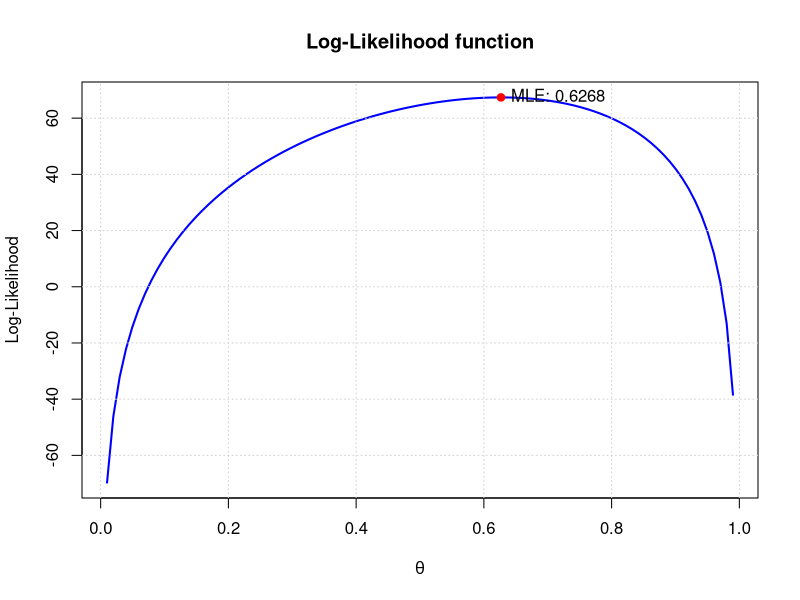
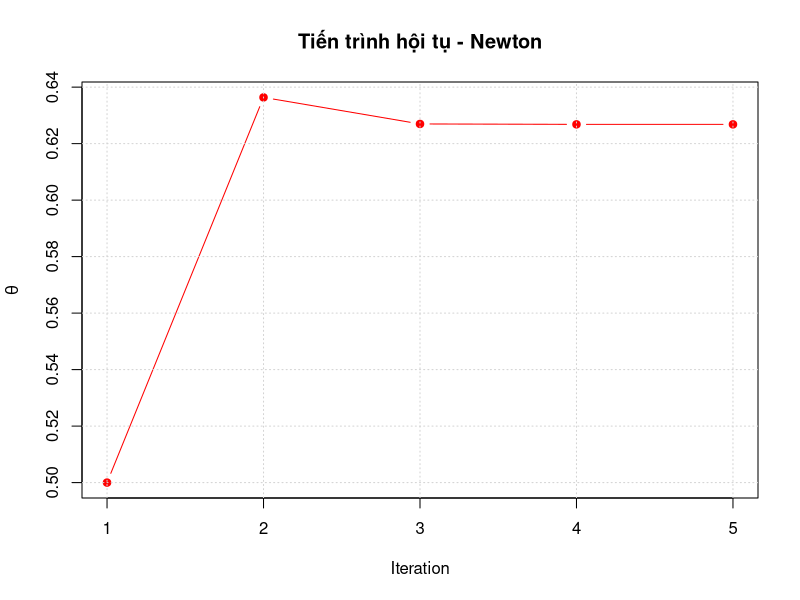
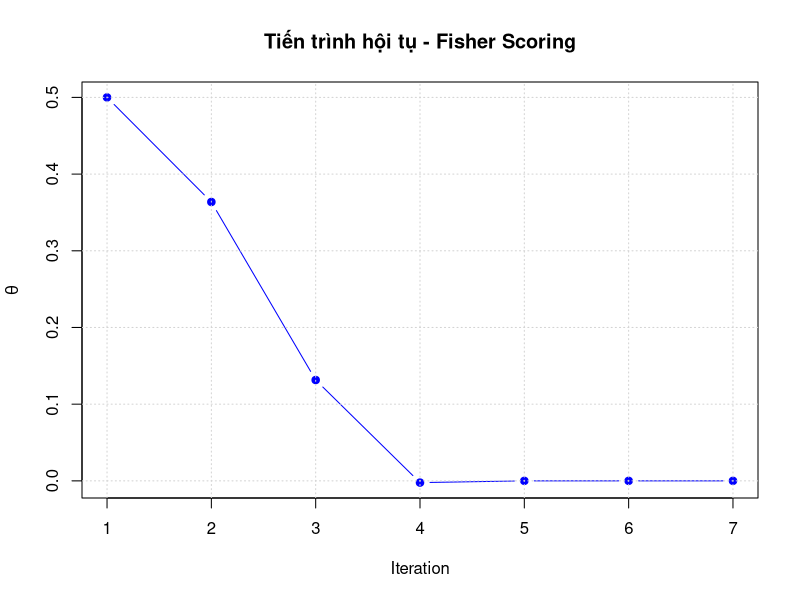
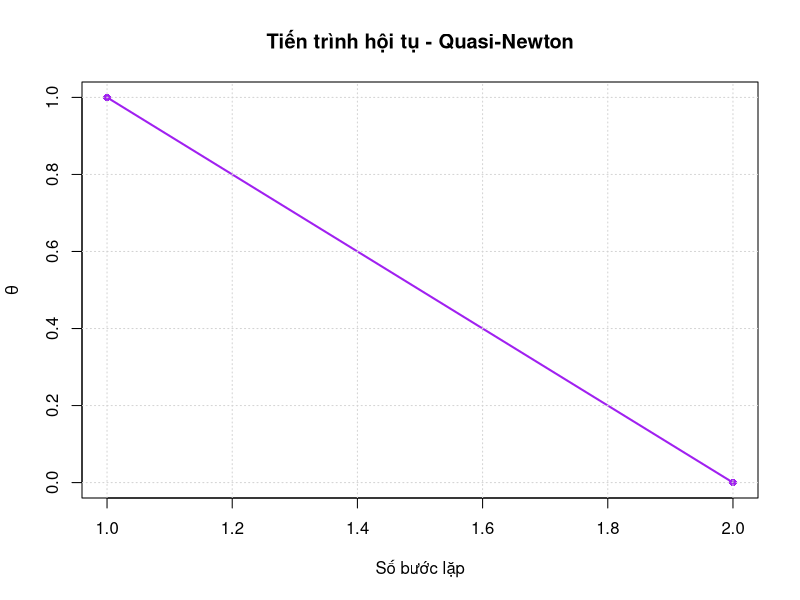

R code for these plots, in order:
## ---- chunk 1
knitr::opts_chunk$set(echo = TRUE)
## ---- chunk 2
# Load thư viện
library(ggplot2)

#(a) Xác định MLE cho θ. (Chỉ cần giải một phương trình đa thức đơn giản.) Đánh giá ước lượng bằng cách sử dụng dữ liệu mà Dempster, Laird và Rubin đã sử dụng: n = 197 và x = (125, 18, 20, 34).
# Định nghĩa dữ liệu
n <- 197
x1 <- 125
x2 <- 18
x3 <- 20
x4 <- 34

# Hàm log-likelihood
log_likelihood <- function(theta) {
  x1 * log(2 + theta) +
    (x2 + x3) * log(1 - theta) +
    x4 * log(theta)
}

# Tính giá trị log-likelihood theo theta
theta_vals <- seq(0.01, 0.99, length.out = 100)
log_likelihood_vals <- sapply(theta_vals, log_likelihood)

# Vẽ đồ thị log-likelihood
plot(theta_vals, log_likelihood_vals, type = "l", col = "blue",
     xlab = expression(theta), ylab = "Log-Likelihood",
     main = "Log-Likelihood function", lwd = 2)
grid()

# Xác định MLE bằng uniroot
theta_mle <- uniroot(function(theta) (x1 / (2 + theta)) - ((x2 + x3) / (1 - theta)) + (x4 / theta),
                     lower = 0, upper = 1)$root
points(theta_mle, log_likelihood(theta_mle), col = "red", pch = 19)
text(theta_mle, log_likelihood(theta_mle), labels = paste("MLE:", round(theta_mle, 4)), pos = 4)

# b) Viết các bước giải thuật để xác định ước lượng theo phương pháp của Newton. Viết một chương trình thi hành giải thuật này, bắt đầu với θ(0) = 0.5. Phương pháp Newton
newton_method <- function(theta0, tol = 1e-6, max_iter = 100) {
  theta <- theta0
  iter_vals <- c(theta)
  for (i in 1:max_iter) {
    d1 <- (x1 / (2 + theta)) - ((x2 + x3) / (1 - theta)) + (x4 / theta)
    d2 <- -(x1 / (2 + theta)^2) -
      ((x2 + x3) / (1 - theta)^2) -
      (x4 / theta^2)
    theta_new <- theta - d1 / d2
    iter_vals <- c(iter_vals, theta_new)
    if (abs(theta_new - theta) < tol) break
    theta <- theta_new
  }
  return(iter_vals)
}
theta_newton_vals <- newton_method(0.5)

# Vẽ tiến trình hội tụ Newton
plot(theta_newton_vals, type = "b", col = "red", pch = 19, xlab = "Iteration", ylab = expression(theta),
     main = "Tiến trình hội tụ - Newton")
grid()

# (c) Viết các bước giải thuật để xác định ước lượng theo phương pháp Fisher scoring. Viết một chương trình thi hành giải thuật này, bắt đầu với θ(0) = 0.5.
fisher_method <- function(theta0, tol = 1e-6, max_iter = 100) {
  theta <- theta0
  iter_vals <- c(theta)
  for (i in 1:max_iter) {
    fisher_info <- -(x1 / (2 + theta)^2) -
      ((x2 + x3) / (1 - theta)^2) -
      (x4 / theta^2)
    theta_new <- theta + ((x1 / (2 + theta)) - ((x2 + x3) / (1 - theta)) + (x4 / theta)) / fisher_info
    iter_vals <- c(iter_vals, theta_new)
    if (abs(theta_new - theta) < tol) break
    theta <- theta_new
  }
  return(iter_vals)
}
theta_fisher_vals <- fisher_method(0.5)

# Vẽ tiến trình hội tụ Fisher Scoring
plot(theta_fisher_vals, type = "b", col = "blue", pch = 19, xlab = "Iteration", ylab = expression(theta),
     main = "Tiến trình hội tụ - Fisher Scoring")
grid()

# (d) Viết các bước giải thuật để xác định ước lượng theo phương pháp quasi-Newton. Viết một chương trình thi hành giải thuật này, bắt đầu với θ(0) = 0.5.
# Định nghĩa hàm Log-Likelihood
log_likelihood <- function(theta) {
  if (theta <= 0 || theta >= 1) return(Inf)  # Tránh log(0) hoặc log(âm)
  return(-(x1 * log(2 + theta) +
    (x2 + x3) * log(1 - theta) +
    x4 * log(theta)))
}

# Định nghĩa đạo hàm của Log-Likelihood
gradient <- function(theta) {
  if (theta <= 0 || theta >= 1) return(0)  # Tránh chia cho 0
  return(-(x1 / (2 + theta) - (x2 + x3) / (1 - theta) + x4 / theta))
}

# Lưu tiến trình hội tụ
theta_values <- c()

callback <- function(theta) {
  theta_values <<- c(theta_values, theta)  # Ghi nhận giá trị theta trong mỗi bước lặp
}

# Áp dụng phương pháp Quasi-Newton (BFGS)
quasi_newton <- optim(
  par = 0.5,
  fn = log_likelihood,
  gr = gradient,
  method = "BFGS",
  control = list(trace = 1, REPORT = 1),
  hessian = TRUE
)

# Tạo dãy giá trị theta để vẽ đồ thị
theta_seq <- seq(0.01, 0.99, by = 0.01)
log_likelihood_values <- sapply(theta_seq, log_likelihood)
gradient_values <- sapply(theta_seq, gradient)

# Vẽ tiến trình hội tụ quasi-Newton
plot(
  1:length(theta_values), theta_values,
  type = "o", col = "purple", lwd = 2, pch = 16,
  xlab = "Số bước lặp", ylab = expression(theta),
  main = "Tiến trình hội tụ - Quasi-Newton"
)
grid()


